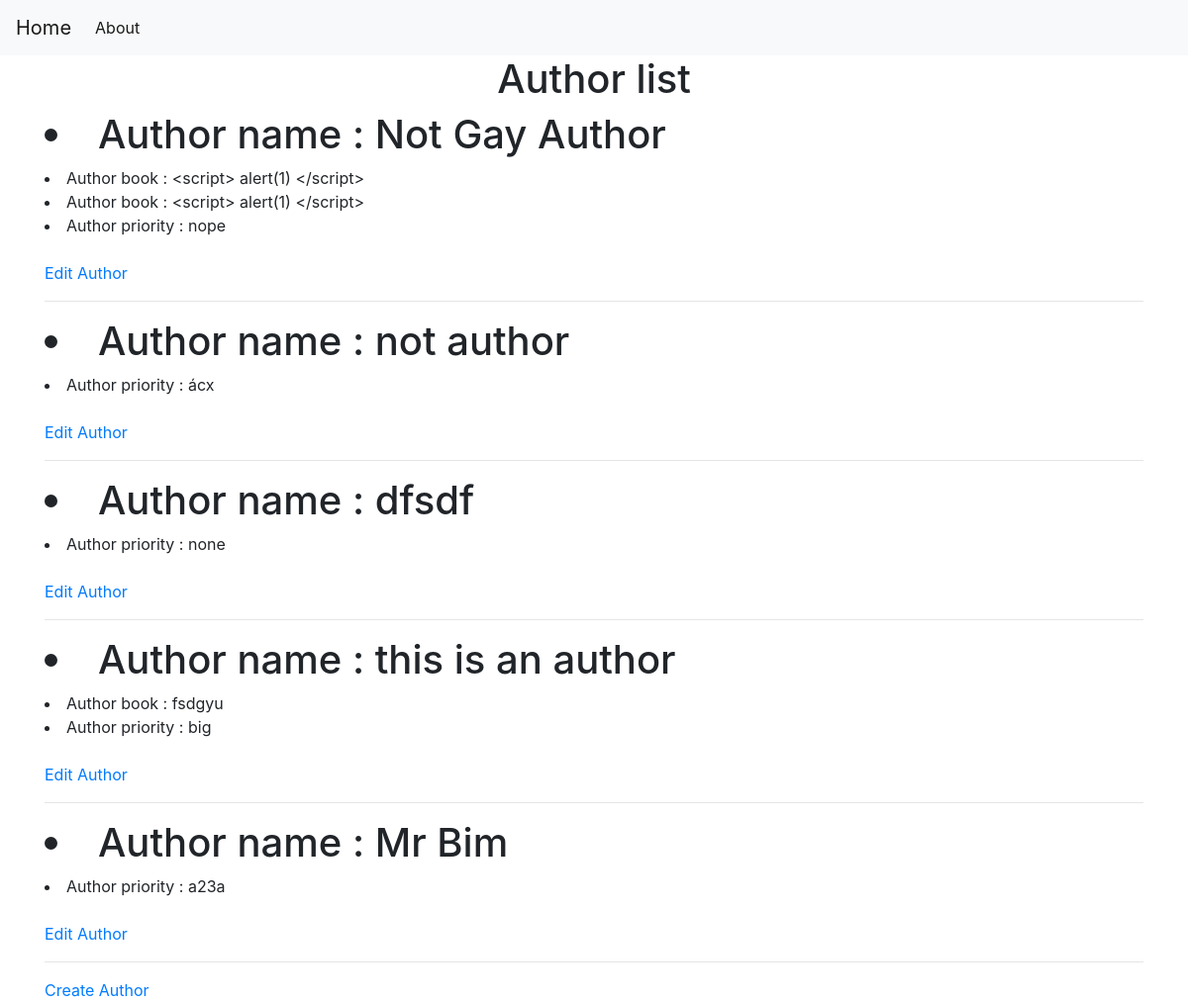
Page /author on the earlier database version.
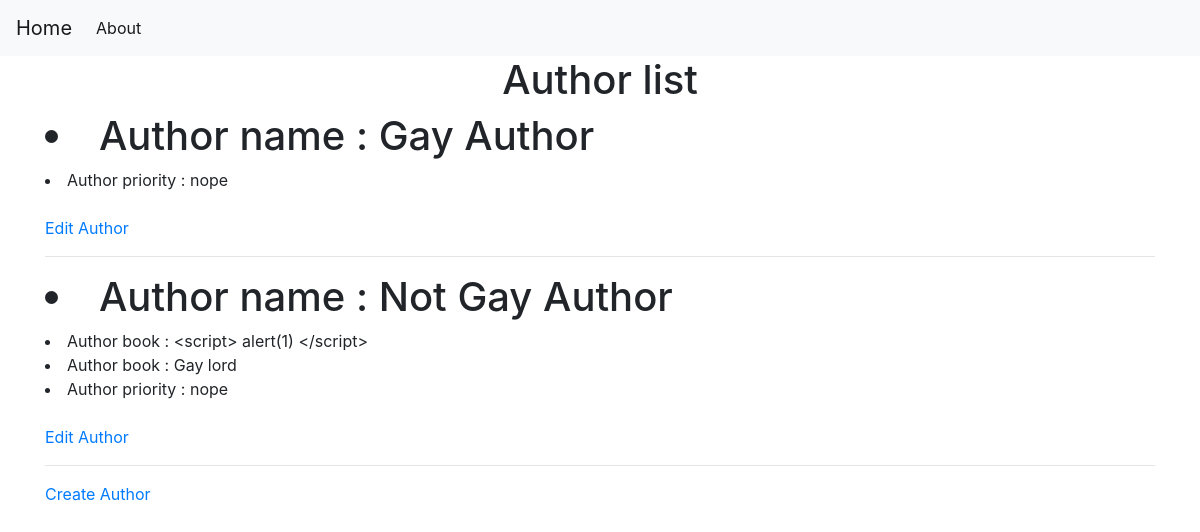
Same page on the later database version.
### tables this page shows
CREATE TABLE author (
    authorid INTEGER PRIMARY KEY ,
    name TEXT NOT NULL,
    priority TEXT NOT NULL
);

CREATE TABLE book (
    bookid INTEGER PRIMARY KEY ,
    title TEXT NOT NULL,
    authorid INTEGER,
    FOREIGN KEY(authorid) REFERENCES author(authorid)
);

### app.py (the view)
@app.route('/author')
def showauthor():
    conn = get_db_connection()
    authors = conn.execute('SELECT * FROM author').fetchall()
    books = conn.execute('SELECT * FROM book').fetchall()
    conn.close()
    return render_template('show_author.html', authors=authors,books=books)

### app.py (called while the page is built)
def get_db_connection():
    conn = sqlite3.connect('database.db')
    conn.row_factory = sqlite3.Row
    return conn

### templates/show_author.html (shortened to what this page needs)
{% extends 'base.html' %}
{% block content %}
    <h1>{% block title %} <center> Author list </center> {% endblock %}</h1>
    {% for author in authors %}
            <h1><li>Author name : {{ author.name }}</li></h1>
            {% for book in books %}
                {% if book.authorid == author.authorid %}
                    <li>Author book : {{ book.title }}</li>
                {% endif%}
            {% endfor %}
            <li>Author priority : {{ author.priority }}</li>
            <br>
            <a href="{{ url_for('editauthor',id= author.authorid) }}">Edit Author</a>
        <hr>
    {% endfor %}
    <a href="{{ url_for('createauthor')}}">Create Author</a>
{% endblock %}

### templates/base.html (shortened to what this page needs)
<!doctype html>
<html lang="en">
  <head>
    <link rel="stylesheet" href="https://stackpath.bootstrapcdn.com/bootstrap/4.3.1/css/bootstrap.min.css">
  </head>
  <body>
    <nav class="navbar navbar-expand-md navbar-light bg-light">
        <a class="navbar-brand" href="{{ url_for('index')}}">Home</a>
        <div class="collapse navbar-collapse" id="navbarNav">
            <ul class="navbar-nav">
            <li class="nav-item active">
                <a class="nav-link" href="#">About</a>
            </li>
            </ul>
        </div>
    </nav>
    <div class="container">
        {% block content %} {% endblock %}
    </div>
  </body>
</html>

Differences in the rows shown:
removed book: title "<script> alert(1) </script>", shown under author "Not Gay Author"
removed author: name "not author", priority "ácx"
removed author: name "dfsdf", priority "none"
removed author: name "this is an author", priority "big"
removed book: title "fsdgyu", shown under "this is an author"
removed author: name "Mr Bim", priority "a23a"
added author: name "Gay Author", priority "nope"
added book: title "Gay lord", shown under author "Not Gay Author"
